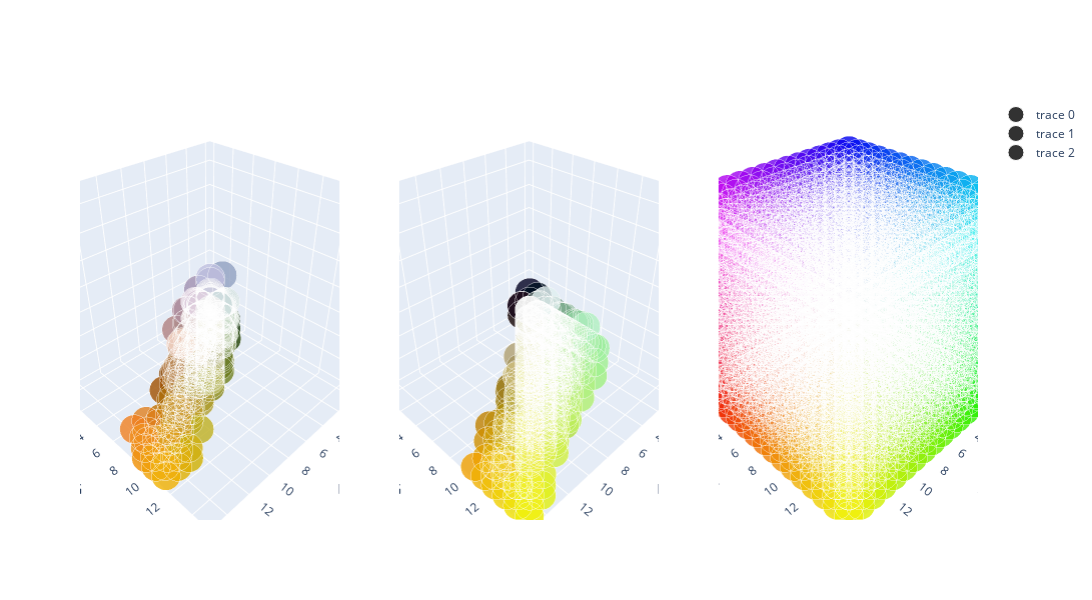

Write notebook code for a chart like this one.
### Code cell
from editor.ploting import plot_histograms


edited_histogram, original_histogram = next(loader)
edited_histogram = edited_histogram.to(device)
original_histogram = original_histogram.to(device)
predicted_original = model(edited_histogram)
plot_histograms([
    original_histogram.cpu().numpy().squeeze(),
    edited_histogram.cpu().numpy().squeeze(),
    predicted_original.cpu().detach().numpy().squeeze()
])

### Figure 1 — Plotly figure (JSON) as saved in the notebook; plotly's stock layout.template omitted (floating-point values rounded to 4 significant figures; data arrays with more than 128 entries replaced by an {"elided": "..."} marker saying what was removed)
{"data": [{"marker": {"color": {"elided": "329 str values"}, "opacity": 0.8, "size": {"elided": "329 int values"}}, "mode": "markers", "scene": "scene", "type": "scatter3d", "x": {"elided": "329 int values"}, "y": {"elided": "329 int values"}, "z": {"elided": "329 int values"}}, {"marker": {"color": {"elided": "468 str values"}, "opacity": 0.8, "size": {"elided": "468 int values"}}, "mode": "markers", "scene": "scene2", "type": "scatter3d", "x": {"elided": "468 int values"}, "y": {"elided": "468 int values"}, "z": {"elided": "468 int values"}}, {"marker": {"color": {"elided": "4096 str values"}, "opacity": 0.8, "size": {"elided": "4096 int values"}}, "mode": "markers", "scene": "scene3", "type": "scatter3d", "x": {"elided": "4096 int values"}, "y": {"elided": "4096 int values"}, "z": {"elided": "4096 int values"}}], "layout": {"height": 600, "scene": {"domain": {"x": [0, 0.2889], "y": [0, 1]}, "xaxis": {"title": {"text": "R"}}, "yaxis": {"title": {"text": "G"}}, "zaxis": {"title": {"text": "B"}}}, "scene2": {"domain": {"x": [0.3556, 0.6444], "y": [0, 1]}, "xaxis": {"title": {"text": "R"}}, "yaxis": {"title": {"text": "G"}}, "zaxis": {"title": {"text": "B"}}}, "scene3": {"domain": {"x": [0.7111, 1], "y": [0, 1]}}, "width": 1200}}
